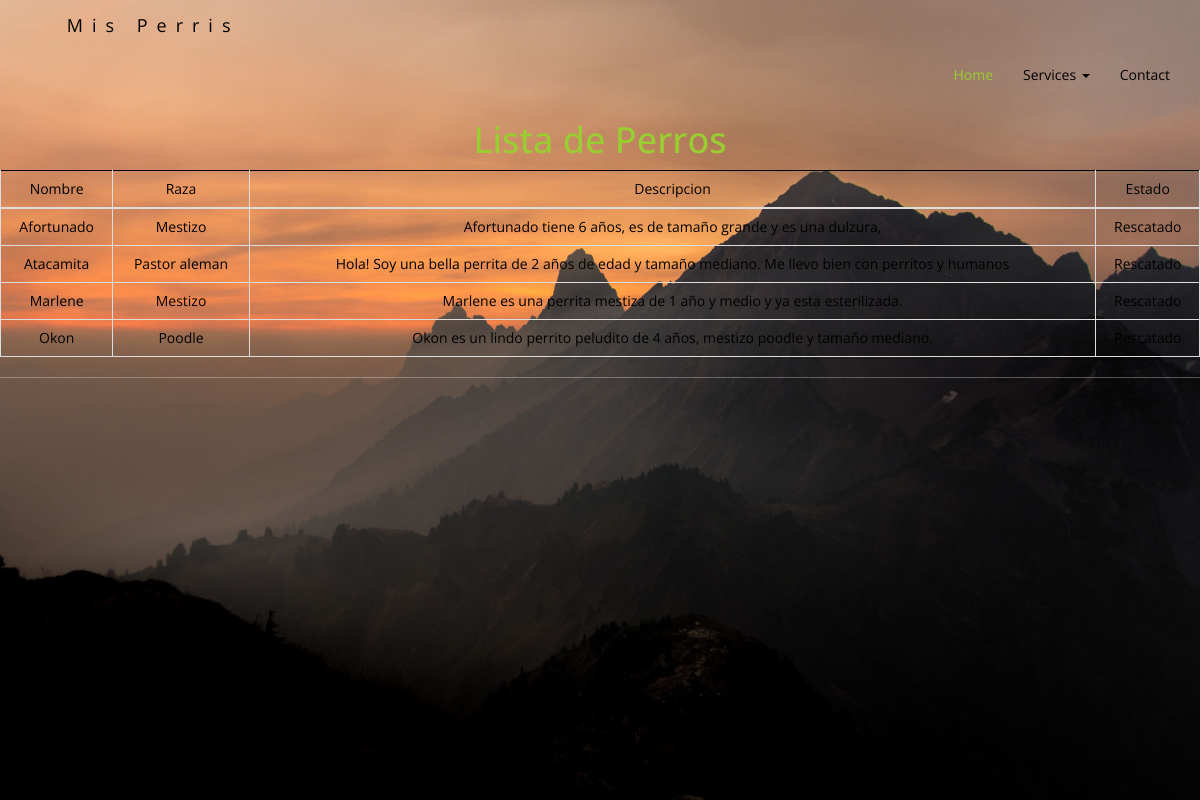
/Mascota, run on the app's committed database.
### blog/models.py (models this page shows, shortened)
class Mascota(models.Model):
    nombre = models.CharField(max_length=100)
    raza = models.CharField(max_length=100)
    descripcion = models.CharField(max_length=100)
    estado = models.CharField(max_length=100)

### blog/views.py (the view)
# urls.py: url(r'^Mascota', views.mascota_list),
def mascota_list(request):
	mascotas = Mascota.objects.all().order_by('nombre')
	return render(request, 'blog/mascota_list.html', {'mascotas':mascotas})

### blog/templates/blog/mascota_list.html (shortened to what this page needs)
<!DOCTYPE html>
{% load static %}
<html lang="en">
<head>
	<link href="{% static 'css/log/custom.css' %}" rel="stylesheet">
    <link href="{% static 'css/log/bootstrap.min.css' %}" rel="stylesheet">
	<link href="{% static 'css/log/custom.css' %}" rel="stylesheet">
</head>
<body background="{% static 'img/fondo2.png' %}">
	<header>
		<nav id="siteNav" class="navbar navbar-default navbar-fixed-top" role="navigation" >
			<div class="container">
				<div class="navbar-header">
					<a class="navbar-brand" href="#" style="color:black;">
						<span class="glyphicon glyphicon-fire"></span>
						Mis Perris
					</a>
				</div>
				<div class="collapse navbar-collapse" id="navbar"></div>
					<ul class="nav navbar-nav navbar-right">
							<li class="active">
									<a href="/Base" sylte="color:black"> Home</a>
							</li>
						{% if user.is_authenticated %}
						{% else %}
						<li class="dropdown">
								<a href="#" class="dropdown-toggle" data-toggle="dropdown" role="button" aria-haspopup="true" aria-expanded="false" style="color:black;">Services <span class="caret"></span></a>
							</li>
						{% endif %}
						<li>
							<a href="Contacto.html" style="color:black;">Contact</a>
						</li>
					</ul>
				</div>
			<div>
					<a ><h1>Lista de Perros</h1></a>
				<table class="table table-bordered" style="border: solid 1px #000000; " >
					<thead>
					<div >
						<tr style="color:#000000";>
							<td>Nombre</td>
							<td>Raza</td>
							<td>Descripcion</td>
							<td>Estado</td>
						</tr>
						</div>
					</thead>
					<tbody>
					<div style="color:#000000";>
						{% for mascota in mascotas %}
							<tr style="color:#000000";>
								<td>{{ mascota.nombre}}</td>
								<td>{{ mascota.raza}}</td>
								<td>{{ mascota.descripcion}}</td>
								<td>{{ mascota.estado}}</td>
							</tr>
						{% endfor %}
						</div>
					</tbody>
				</table>
			</div>
		</nav>
	</header>
</body>
</html>

### blog/static/css/log/custom.css (style rules this page uses)
html, body { width: 100%; height: 100%; font-family: 'Open Sans','Helvetica Neue',Arial,sans-serif; }
a { color: yellowgreen; -webkit-transition: all .35s; -moz-transition: all .35s; transition: all .35s; }
header { position: relative; width: 100%; min-height: auto; text-align: center; color: #fff; background-image: url('../images/header.jpg'); background-position: center; -webkit-background-size: cover; -moz-background-size: cover; background-size: cover; -o-background-size: cover; }
@media (min-width:768px) { header { min-height: 100%; } }
.navbar-default { border-color: rgba(34,34,34,.05); background-color: #fff; -webkit-transition: all .35s; -moz-transition: all .35s; transition: all .35s; }
.navbar-default .navbar-header .navbar-brand { color: yellowgreen; }
.navbar-default .nav > li>a, .navbar-default .nav>li>a:focus { color: #222; }
.navbar-default .nav > li.active>a, .navbar-default .nav>li.active>a:focus { color: yellowgreen!important; background-color: transparent; }
@media (min-width:768px) { .navbar-default { border-color: rgba(255,255,255,.3); background-color: transparent; } }
@media (min-width:768px) { .navbar-default .navbar-header .navbar-brand { color: rgba(255,255,255,.7); letter-spacing: 0.5em; } }
@media (min-width:768px) { .navbar-default .nav > li>a, .navbar-default .nav>li>a:focus { color: rgba(255,255,255,.7); } }

### data on the page
Mascota: nombre "Afortunado", raza "Mestizo", descripcion "Afortunado tiene 6 años, es de tamaño grande y es una dulzura,", estado "Rescatado"
Mascota: nombre "Atacamita", raza "Pastor aleman", descripcion "Hola! Soy una bella perrita de 2 años de edad y tamaño mediano. Me llevo bien con perritos y humanos", estado "Rescatado"
Mascota: nombre "Marlene", raza "Mestizo", descripcion "Marlene es una perrita mestiza de 1 año y medio y ya esta esterilizada.", estado "Rescatado"
Mascota: nombre "Okon", raza "Poodle", descripcion "Okon es un lindo perrito peludito de 4 años, mestizo poodle y tamaño mediano.", estado "Rescatado"
